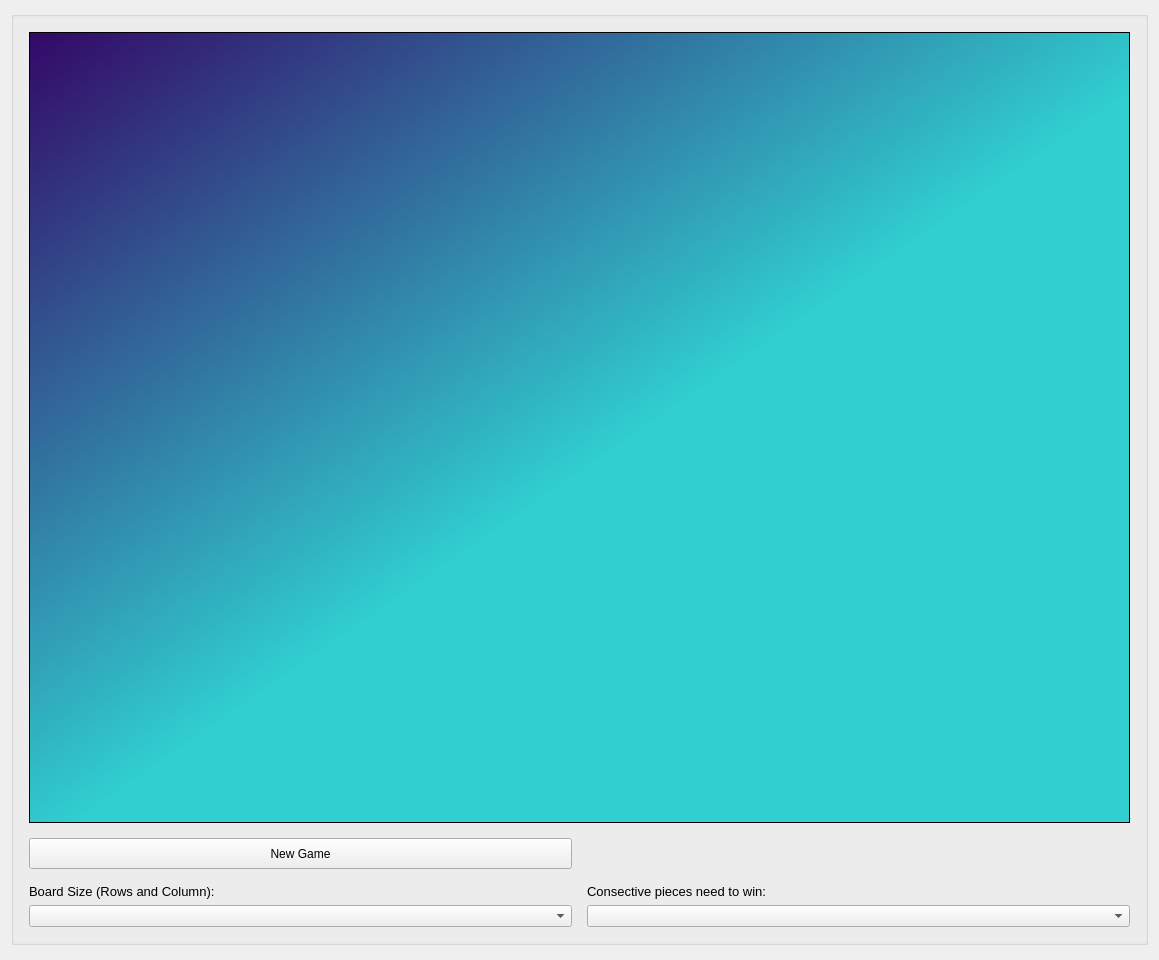
<?xml version="1.0" encoding="UTF-8"?>
<ui version="4.0">
 <class>ConnectN</class>
 <widget class="QMainWindow" name="ConnectN">
  <property name="geometry">
   <rect>
    <x>0</x>
    <y>0</y>
    <width>1159</width>
    <height>960</height>
   </rect>
  </property>
  <property name="sizePolicy">
   <sizepolicy hsizetype="Minimum" vsizetype="Preferred">
    <horstretch>0</horstretch>
    <verstretch>0</verstretch>
   </sizepolicy>
  </property>
  <property name="windowTitle">
   <string>connectfourboard</string>
  </property>
  <property name="styleSheet">
   <string notr="true"/>
  </property>
  <widget class="QWidget" name="centralWidget">
   <property name="enabled">
    <bool>true</bool>
   </property>
   <property name="sizePolicy">
    <sizepolicy hsizetype="Minimum" vsizetype="Preferred">
     <horstretch>0</horstretch>
     <verstretch>0</verstretch>
    </sizepolicy>
   </property>
   <layout class="QGridLayout" name="gridLayout">
    <property name="bottomMargin">
     <number>15</number>
    </property>
    <item row="1" column="0" rowspan="3">
     <widget class="QGroupBox" name="groupBox">
      <property name="sizePolicy">
       <sizepolicy hsizetype="Minimum" vsizetype="Preferred">
        <horstretch>0</horstretch>
        <verstretch>0</verstretch>
       </sizepolicy>
      </property>
      <property name="font">
       <font>
        <kerning>true</kerning>
       </font>
      </property>
      <property name="title">
       <string/>
      </property>
      <layout class="QGridLayout" name="gridLayout_3">
       <property name="leftMargin">
        <number>15</number>
       </property>
       <property name="topMargin">
        <number>15</number>
       </property>
       <property name="rightMargin">
        <number>15</number>
       </property>
       <property name="bottomMargin">
        <number>15</number>
       </property>
       <property name="spacing">
        <number>15</number>
       </property>
       <item row="2" column="0">
        <layout class="QVBoxLayout" name="verticalLayout_2">
         <item>
          <widget class="QLabel" name="size_label">
           <property name="sizePolicy">
            <sizepolicy hsizetype="Minimum" vsizetype="Preferred">
             <horstretch>0</horstretch>
             <verstretch>0</verstretch>
            </sizepolicy>
           </property>
           <property name="font">
            <font>
             <pointsize>10</pointsize>
            </font>
           </property>
           <property name="text">
            <string>Board Size (Rows and Column):</string>
           </property>
           <property name="alignment">
            <set>Qt::AlignLeading|Qt::AlignLeft|Qt::AlignTop</set>
           </property>
          </widget>
         </item>
         <item>
          <widget class="QComboBox" name="size_cbox">
           <property name="sizePolicy">
            <sizepolicy hsizetype="Minimum" vsizetype="Preferred">
             <horstretch>0</horstretch>
             <verstretch>0</verstretch>
            </sizepolicy>
           </property>
           <property name="maximumSize">
            <size>
             <width>16777215</width>
             <height>16777215</height>
            </size>
           </property>
          </widget>
         </item>
        </layout>
       </item>
       <item row="0" column="0" colspan="2">
        <widget class="QGraphicsView" name="gamewindow">
         <property name="cursor" stdset="0">
          <cursorShape>ArrowCursor</cursorShape>
         </property>
         <property name="mouseTracking">
          <bool>true</bool>
         </property>
         <property name="styleSheet">
          <string notr="true">
background-color: qlineargradient(spread:pad, x1:0, y1:0, x2:0.519802, y2:0.539773, stop:0 rgba(51, 8, 103, 255), stop:1 rgba(48, 207, 208, 255));</string>
         </property>
         <property name="verticalScrollBarPolicy">
          <enum>Qt::ScrollBarAlwaysOff</enum>
         </property>
         <property name="horizontalScrollBarPolicy">
          <enum>Qt::ScrollBarAlwaysOff</enum>
         </property>
         <property name="sizeAdjustPolicy">
          <enum>QAbstractScrollArea::AdjustIgnored</enum>
         </property>
         <property name="transformationAnchor">
          <enum>QGraphicsView::AnchorViewCenter</enum>
         </property>
         <property name="resizeAnchor">
          <enum>QGraphicsView::NoAnchor</enum>
         </property>
        </widget>
       </item>
       <item row="1" column="1" rowspan="2">
        <layout class="QGridLayout" name="gridLayout_2">
         <item row="2" column="0">
          <widget class="QLabel" name="label_2">
           <property name="font">
            <font>
             <pointsize>10</pointsize>
            </font>
           </property>
           <property name="text">
            <string>Consective pieces need to win:</string>
           </property>
           <property name="alignment">
            <set>Qt::AlignLeading|Qt::AlignLeft|Qt::AlignVCenter</set>
           </property>
          </widget>
         </item>
         <item row="3" column="0">
          <widget class="QComboBox" name="win_cbox"/>
         </item>
         <item row="0" column="0">
          <widget class="QLabel" name="statuslabel">
           <property name="font">
            <font>
             <pointsize>11</pointsize>
             <weight>75</weight>
             <bold>true</bold>
            </font>
           </property>
           <property name="autoFillBackground">
            <bool>false</bool>
           </property>
           <property name="text">
            <string/>
           </property>
          </widget>
         </item>
         <item row="1" column="0">
          <widget class="QLabel" name="statuslabel2">
           <property name="font">
            <font>
             <pointsize>11</pointsize>
             <weight>75</weight>
             <bold>true</bold>
            </font>
           </property>
           <property name="text">
            <string/>
           </property>
          </widget>
         </item>
        </layout>
       </item>
       <item row="1" column="0">
        <widget class="QPushButton" name="newgame_btn">
         <property name="sizePolicy">
          <sizepolicy hsizetype="Minimum" vsizetype="Preferred">
           <horstretch>0</horstretch>
           <verstretch>0</verstretch>
          </sizepolicy>
         </property>
         <property name="text">
          <string>New Game</string>
         </property>
         <property name="autoDefault">
          <bool>false</bool>
         </property>
         <property name="default">
          <bool>false</bool>
         </property>
         <property name="flat">
          <bool>false</bool>
         </property>
        </widget>
       </item>
      </layout>
     </widget>
    </item>
   </layout>
  </widget>
 </widget>
 <layoutdefault spacing="6" margin="11"/>
 <resources/>
 <connections/>
</ui>
